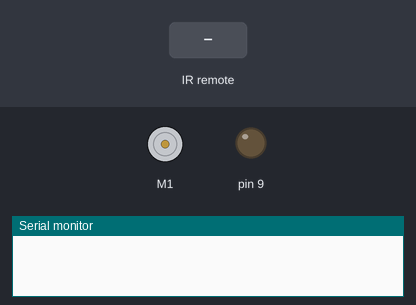
This sketch was run on a simulated Arduino Uno, built with avr-gcc and run on an emulated ATmega328P. Parts: DC motor (green arrow = forward, orange = backward, longer = faster), output pins drawn as LEDs (lit = HIGH), the last lines printed to the serial monitor. The test bench sets the inputs (shaded band).

Above: at 1.2 s.
1.3 s: infrared code 0x1CE3728D received
At 1.4 s:
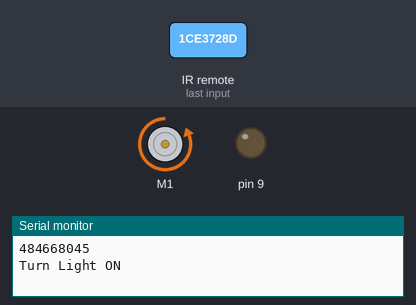
3.0 s: infrared code 0x1CE3F20D received
At 3.1 s:
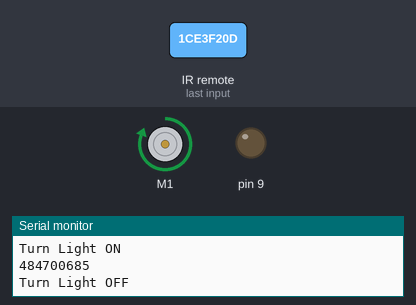
Timing chart, 0 to 6.0 s (numbered marks = the images above; inputs shaded):
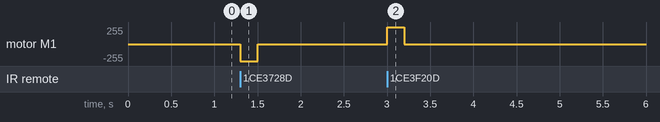

Measured:
- after the input at 1.3 s, motor M1: stopped → backward 255/255 at once, → stopped 0.20 s later
- after the input at 3.0 s, motor M1: stopped → forward 255/255 at once, → stopped 0.20 s later

The sketch:

LightSwitch.ino
```cpp
#include <Wire.h>
#include <Adafruit_MotorShield.h>
#include "utility/Adafruit_MS_PWMServoDriver.h"
#include <IRremote.h>

Adafruit_MotorShield AFMS = Adafruit_MotorShield();
Adafruit_DCMotor *myMotor = AFMS.getMotor(1);
int RECV_PIN = 11;
IRrecv irrecv(RECV_PIN);
decode_results results;

void setup() {
  Serial.begin(9600);
  irrecv.enableIRIn();
  pinMode(9, OUTPUT);
  AFMS.begin();
}

void loop() {
  if (irrecv.decode(&results)) {
    Serial.println(results.value);
    if(results.value == 484668045){
      Serial.println("Turn Light ON");
      myMotor->setSpeed(255);
      myMotor->run(BACKWARD);
      delay(200);
      myMotor->setSpeed(0);


    }
    if(results.value == 484700685){
      Serial.println("Turn Light OFF");
      myMotor->setSpeed(255);
      myMotor->run(FORWARD);
      delay(200);
      myMotor->setSpeed(0);

    }

    irrecv.resume(); // Receive the next value
  }

}
```
